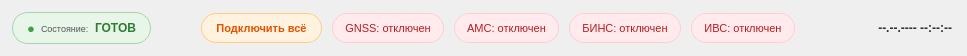
     <widget class="QFrame" name="topStatusBar">
      <property name="minimumSize">
       <size>
        <width>0</width>
        <height>44</height>
       </size>
      </property>
      <property name="maximumSize">
       <size>
        <width>16777215</width>
        <height>56</height>
       </size>
      </property>
      <property name="styleSheet">
       <string notr="true">QFrame#topStatusBar {
    background-color: #FAFAFA;
    border-bottom: 1px solid #DADADA;
}</string>
      </property>
      <property name="frameShape">
       <enum>QFrame::NoFrame</enum>
      </property>
      <layout class="QHBoxLayout" name="topStatusBarLayout">
       <property name="spacing">
        <number>10</number>
       </property>
       <property name="leftMargin">
        <number>12</number>
       </property>
       <property name="topMargin">
        <number>6</number>
       </property>
       <property name="rightMargin">
        <number>12</number>
       </property>
       <property name="bottomMargin">
        <number>6</number>
       </property>
       <item>
        <widget class="ClickableFrame" name="readinessIndicatorFrame">
         <property name="minimumSize">
          <size>
           <width>0</width>
           <height>32</height>
          </size>
         </property>
         <property name="maximumSize">
          <size>
           <width>16777215</width>
           <height>32</height>
          </size>
         </property>
         <property name="styleSheet">
          <string notr="true">QFrame#readinessIndicatorFrame { background-color: #E8F5E9; border: 1px solid #A5D6A7; border-radius: 16px; }</string>
         </property>
         <property name="frameShape">
          <enum>QFrame::NoFrame</enum>
         </property>
         <layout class="QHBoxLayout" name="readinessLayout">
          <property name="spacing">
           <number>6</number>
          </property>
          <property name="leftMargin">
           <number>14</number>
          </property>
          <property name="topMargin">
           <number>0</number>
          </property>
          <property name="rightMargin">
           <number>14</number>
          </property>
          <property name="bottomMargin">
           <number>0</number>
          </property>
          <item>
           <widget class="QLabel" name="lblReadinessIcon">
            <property name="styleSheet">
             <string notr="true">color: #43A047; font-size: 10pt; background: transparent;</string>
            </property>
            <property name="text">
             <string>●</string>
            </property>
           </widget>
          </item>
          <item>
           <widget class="QLabel" name="lblReadinessCaption">
            <property name="styleSheet">
             <string notr="true">font-size: 7pt; color: #555; background: transparent;</string>
            </property>
            <property name="text">
             <string>Состояние:</string>
            </property>
           </widget>
          </item>
          <item>
           <widget class="QLabel" name="lblStatus">
            <property name="styleSheet">
             <string notr="true">color: #2E7D32; font-weight: bold; font-size: 9pt; background: transparent;</string>
            </property>
            <property name="text">
             <string>ГОТОВ</string>
            </property>
           </widget>
          </item>
         </layout>
        </widget>
       </item>
       <item>
        <spacer name="topStatusBarSpacer">
         <property name="orientation">
          <enum>Qt::Horizontal</enum>
         </property>
         <property name="sizeHint" stdset="0">
          <size>
           <width>40</width>
           <height>20</height>
          </size>
         </property>
        </spacer>
       </item>
       <item>
        <widget class="QPushButton" name="btnConnectAll">
         <property name="minimumSize">
          <size>
           <width>0</width>
           <height>30</height>
          </size>
         </property>
         <property name="maximumSize">
          <size>
           <width>16777215</width>
           <height>30</height>
          </size>
         </property>
         <property name="styleSheet">
          <string notr="true">QPushButton {
    background-color: #FFF3E0;
    color: #E65100;
    border: 1px solid #FFCC80;
    border-radius: 15px;
    padding: 0px 14px;
    font-size: 8pt;
    font-weight: 600;
}
QPushButton:pressed {
    background-color: #FFE0B2;
}</string>
         </property>
         <property name="text">
          <string>Подключить всё</string>
         </property>
         <property name="visible">
          <bool>false</bool>
         </property>
        </widget>
       </item>
       <item>
        <widget class="ClickableLabel" name="lblGnssStatus">
         <property name="minimumSize">
          <size>
           <width>0</width>
           <height>30</height>
          </size>
         </property>
         <property name="maximumSize">
          <size>
           <width>16777215</width>
           <height>30</height>
          </size>
         </property>
         <property name="styleSheet">
          <string notr="true">background-color: #FFEBEE; color: #B71C1C; border: 1px solid #FFCDD2; border-radius: 15px; padding: 0px 12px; font-size: 8pt;</string>
         </property>
         <property name="text">
          <string>GNSS: отключен</string>
         </property>
         <property name="alignment">
          <set>Qt::AlignCenter</set>
         </property>
        </widget>
       </item>
       <item>
        <widget class="ClickableLabel" name="lblAmsStatus">
         <property name="minimumSize">
          <size>
           <width>0</width>
           <height>30</height>
          </size>
         </property>
         <property name="maximumSize">
          <size>
           <width>16777215</width>
           <height>30</height>
          </size>
         </property>
         <property name="styleSheet">
          <string notr="true">background-color: #FFEBEE; color: #B71C1C; border: 1px solid #FFCDD2; border-radius: 15px; padding: 0px 12px; font-size: 8pt;</string>
         </property>
         <property name="text">
          <string>АМС: отключен</string>
         </property>
         <property name="alignment">
          <set>Qt::AlignCenter</set>
         </property>
        </widget>
       </item>
       <item>
        <widget class="ClickableLabel" name="lblBinsStatus">
         <property name="minimumSize">
          <size>
           <width>0</width>
           <height>30</height>
          </size>
         </property>
         <property name="maximumSize">
          <size>
           <width>16777215</width>
           <height>30</height>
          </size>
         </property>
         <property name="styleSheet">
          <string notr="true">background-color: #FFEBEE; color: #B71C1C; border: 1px solid #FFCDD2; border-radius: 15px; padding: 0px 12px; font-size: 8pt;</string>
         </property>
         <property name="text">
          <string>БИНС: отключен</string>
         </property>
         <property name="alignment">
          <set>Qt::AlignCenter</set>
         </property>
        </widget>
       </item>
       <item>
        <widget class="ClickableLabel" name="lblIwsStatus">
         <property name="minimumSize">
          <size>
           <width>0</width>
           <height>30</height>
          </size>
         </property>
         <property name="maximumSize">
          <size>
           <width>16777215</width>
           <height>30</height>
          </size>
         </property>
         <property name="styleSheet">
          <string notr="true">background-color: #FFEBEE; color: #B71C1C; border: 1px solid #FFCDD2; border-radius: 15px; padding: 0px 12px; font-size: 8pt;</string>
         </property>
         <property name="text">
          <string>ИВС: отключен</string>
         </property>
         <property name="alignment">
          <set>Qt::AlignCenter</set>
         </property>
        </widget>
       </item>
       <item>
        <widget class="QLabel" name="lblTopDateTime">
         <property name="minimumSize">
          <size>
           <width>150</width>
           <height>0</height>
          </size>
         </property>
         <property name="maximumSize">
          <size>
           <width>150</width>
           <height>16777215</height>
          </size>
         </property>
         <property name="styleSheet">
          <string notr="true">font-family: &quot;DejaVu Sans Mono&quot;, monospace; font-size: 9pt; font-weight: 600; color: #333; background: transparent; padding-left: 8px;</string>
         </property>
         <property name="text">
          <string>--.--.---- --:--:--</string>
         </property>
         <property name="alignment">
          <set>Qt::AlignRight|Qt::AlignTrailing|Qt::AlignVCenter</set>
         </property>
        </widget>
       </item>
      </layout>
     </widget>
